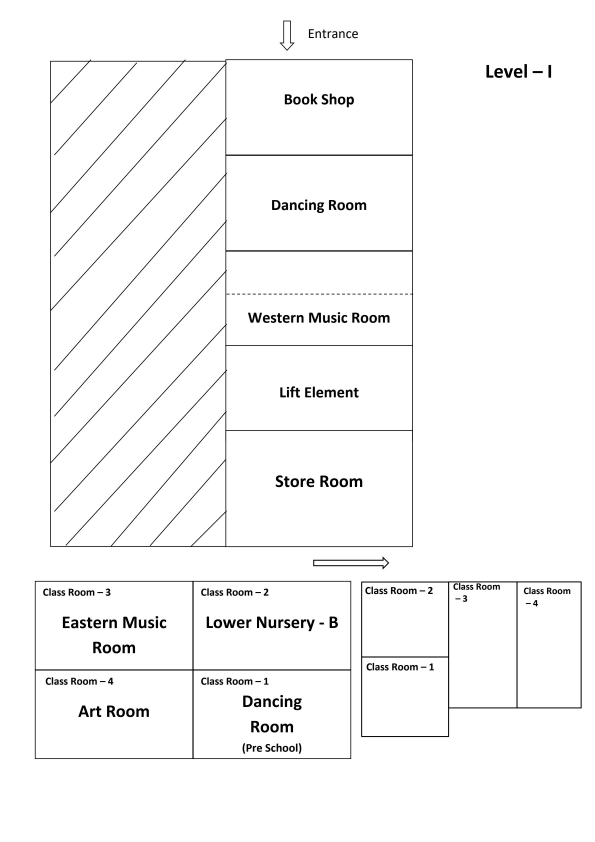
#> input picture LFP 26-27/Main Building/Unedited/Level 1.jpg, 1785 x 2526 px, found by its file name (shown at 1/3 size); its folder holds only this picture in this run
$ python digitize.py
#> lines starting #> are read from the running program, lines starting #| are printed output that depends on the picture; after the words box and inside, x2 and y2 are one past the last pixel; in counts of white or black regions, pixels touching at a corner belong together
"""One-time, reproducible extraction of blue room overlays from the original JPEGs.

Run with Pillow, numpy and scipy installed. Output is subsequently reviewed against
all 11 unedited source plans. The browser has no Python/runtime dependencies.
"""
import json
from pathlib import Path
import numpy as np
from PIL import Image, ImageDraw
from scipy import ndimage

ROOT = Path(__file__).resolve().parents[1]
rooms = json.loads((ROOT / 'tools/room-sources.json').read_text())
#> (reads tools/room-sources.json from the repository)
floors = []
spaces = []
converted = []
report = []
for building, prefix, count in [('Primary Building', 'p', 4), ('Main Building', 'm', 7)]:
    for level in range(1, count + 1):
        floor_id = f'{prefix}{level}'
        source = f'LFP 26-27/{building}/Unedited/Level {level}.jpg'
        image = Image.open(ROOT / source)
#> image is the input picture: PIL image 1785x2526 RGB; min 0, max 255, mean 248.3
        floor = {'id': floor_id, 'buildingId': prefix, 'name': f'Level {level}', 'order': level,
                 'width': 1000, 'height': round(image.height / image.width * 1000),
                 'sourceImage': source, 'spaces': [], 'markers': []}
        gray = np.asarray(image.convert('L'))
        walls = ndimage.binary_closing(gray < 150, structure=np.ones((3,3)))
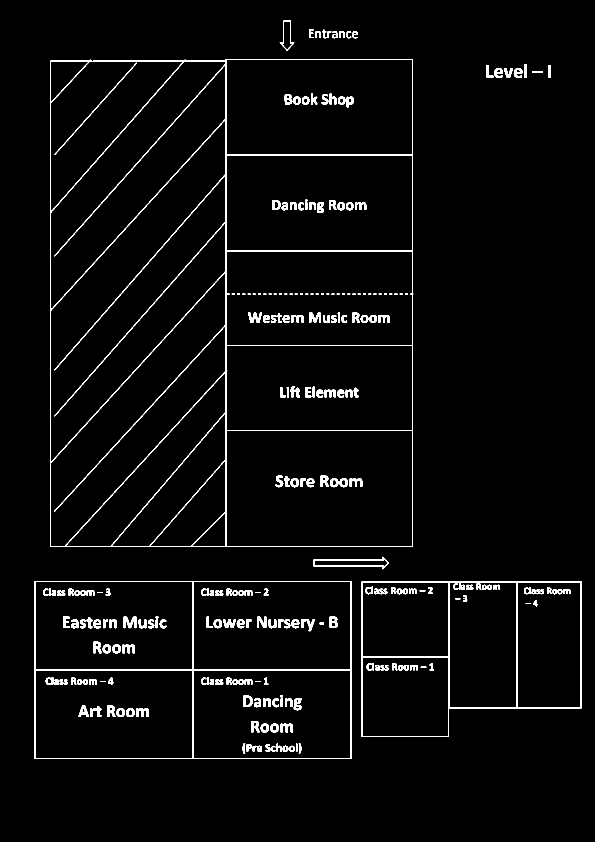
#> walls: shape (2526, 1785) bool (shown at 1/3 size); 2.8% white; 230 white regions, largest, box (x1, y1, x2, y2) and area: (150, 178, 1240, 1641) 42899, (104, 1743, 1054, 2277) 12860, (1083, 1744, 1745, 2211) 11588
        regions, _ = ndimage.label(~walls)
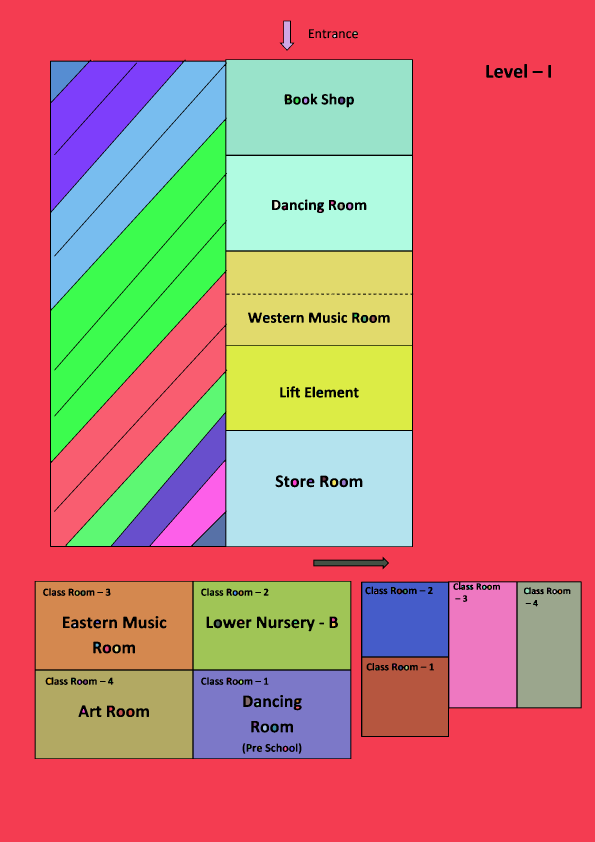
#> regions: shape (2526, 1785) int32 (shown at 1/3 size); 119 distinct labels, from 0 to 118; one colour per label, 0 black
        region_sizes = np.bincount(regions.ravel())
#> region_sizes = 119 values, max 2125157 at index 1, min 9 at index 57, mean 37890
        objects = ndimage.find_objects(regions)
#> objects = 118 items
        enclosed = {i: sl for i,sl in enumerate(objects,1) if sl and region_sizes[i] > 3000
                    and sl[0].start > 0 and sl[1].start > 0
                    and sl[0].stop < gray.shape[0] and sl[1].stop < gray.shape[1]}
#> enclosed = 23 items
        used = set()
        def region_bounds(sl):
            return [round(sl[1].start/gray.shape[1]*1000), round(sl[0].start/gray.shape[0]*floor['height']),
                    round(sl[1].stop/gray.shape[1]*1000), round(sl[0].stop/gray.shape[0]*floor['height'])]
        def rectangle(b):
            x1,y1,x2,y2 = b
            return [[x1,y1],[x2,y1],[x2,y2],[x1,y2]]
        for room in [r for r in rooms if r['id'].split('-')[0] == floor_id]:
#> (the run stopped early here; a loop or call above may not have finished)
